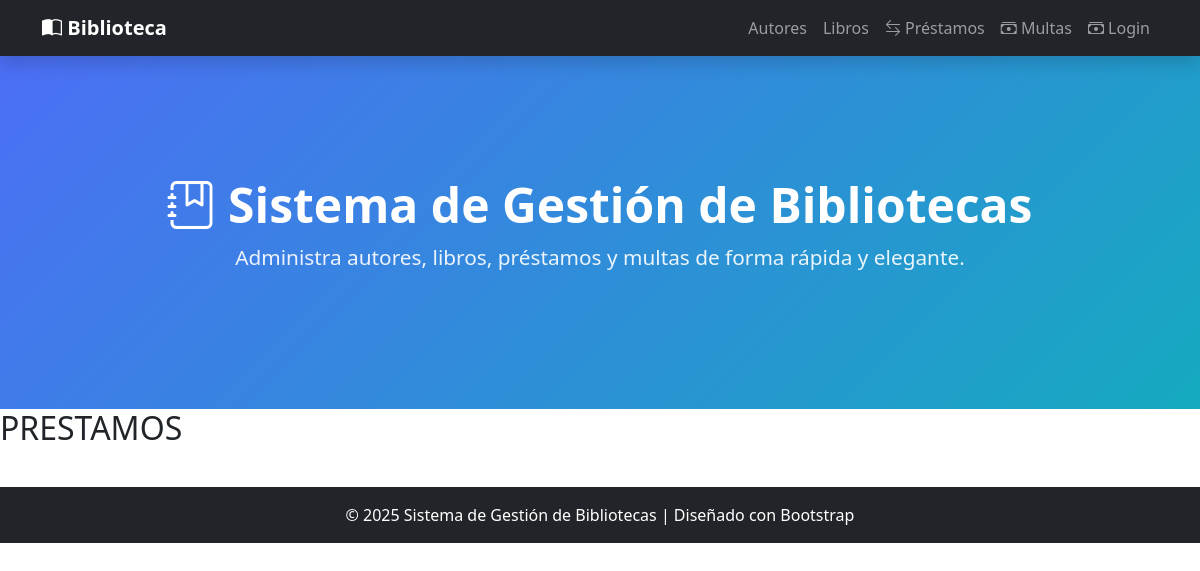
Before: /prestamos/ with the older database file.
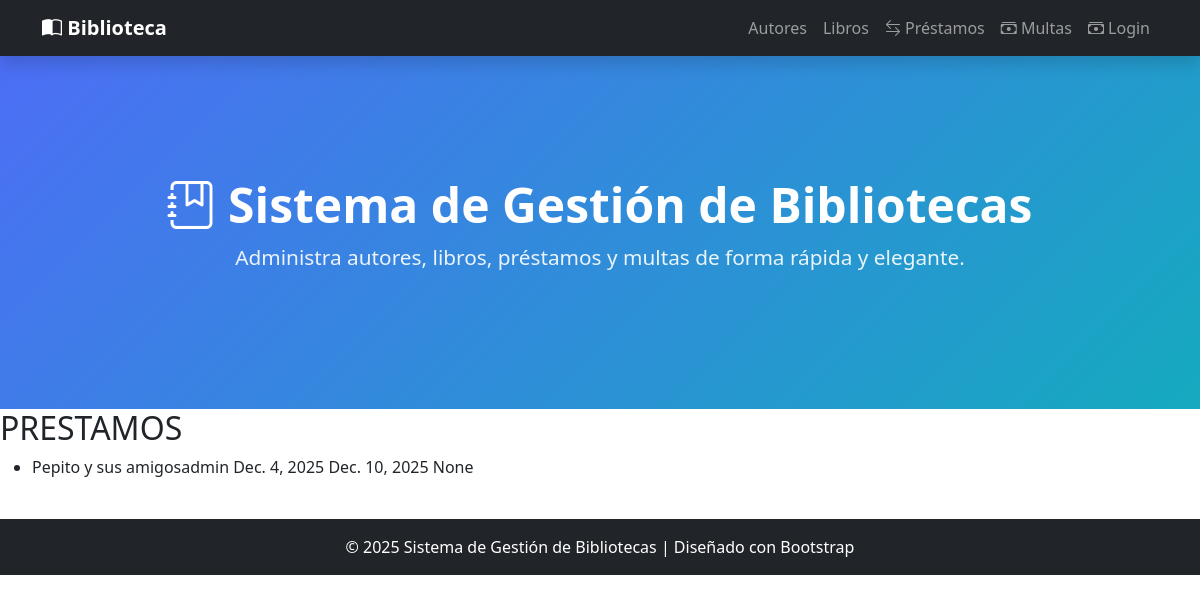
After: the same page with the newer database file.
### gestion/models.py (models this page shows, shortened)
class Prestamo(models.Model):
    libro = models.ForeignKey(Libro,related_name="Prestamos",on_delete=models.PROTECT)
    usuario = models.ForeignKey(settings.AUTH_USER_MODEL, related_name="Prestamos", on_delete=models.PROTECT)  #Usuarios propios de Django, se importa desde el modelo de settings
    fecha_prestamos = models.DateField(default=timezone.now) #Usa la fecha del equipo actual
    fecha_max = models.DateField()
    fecha_devolucion = models.DateField(blank= True,null=True) #Para que me permita crear con datos en blanco en esta campo
    class Meta:
        permissions = (
            ("Ver_prestamos", "Puede ver prestamos"),
            ("gestionar_prestamos","Puede gestionar prestamos"),
        )

class Libro(models.Model):
    titulo = models.CharField(max_length=50)
    autor = models.ForeignKey(Autor,related_name="Libros", on_delete=models.PROTECT)    #Aqui en vez de one2many, las relaciones se hacen con llaves
    disponible = models.BooleanField(default=True)
    def __str__(self):
        return f"{self.titulo}"  #En este apartado que es visual no hay que hacer makemigrations

### gestion/views.py (the view)
# urls.py: path('prestamos/',lista_prestamos, name="lista_prestamo"),
def lista_prestamos(request):
    prestamos = Prestamo.objects.all() #Devuelve toda la lista
    return render(request, 'gestion/templates/prestamos.html',{'prestamos':prestamos})

### gestion/templates/prestamos.html
{% extends "index.html" %}
{% block contenido %}
<h2> PRESTAMOS </h2>
<ul> {% for prestamo in prestamos%}
    <li> {{ prestamo.libro }}{{ prestamo.usuario }} {{ prestamo.fecha_prestamos }} {{ prestamo.fecha_max }} {{ prestamo.fecha_devolucion }}
    </li>
    {% endfor %}
</ul>
{% endblock %}

Changed rows visible on the page:
added Prestamo: libro "Pepito y sus amigos", usuario "admin", fecha_prestamos "Dec. 4, 2025", fecha_max "Dec. 10, 2025", fecha_devolucion "None"
